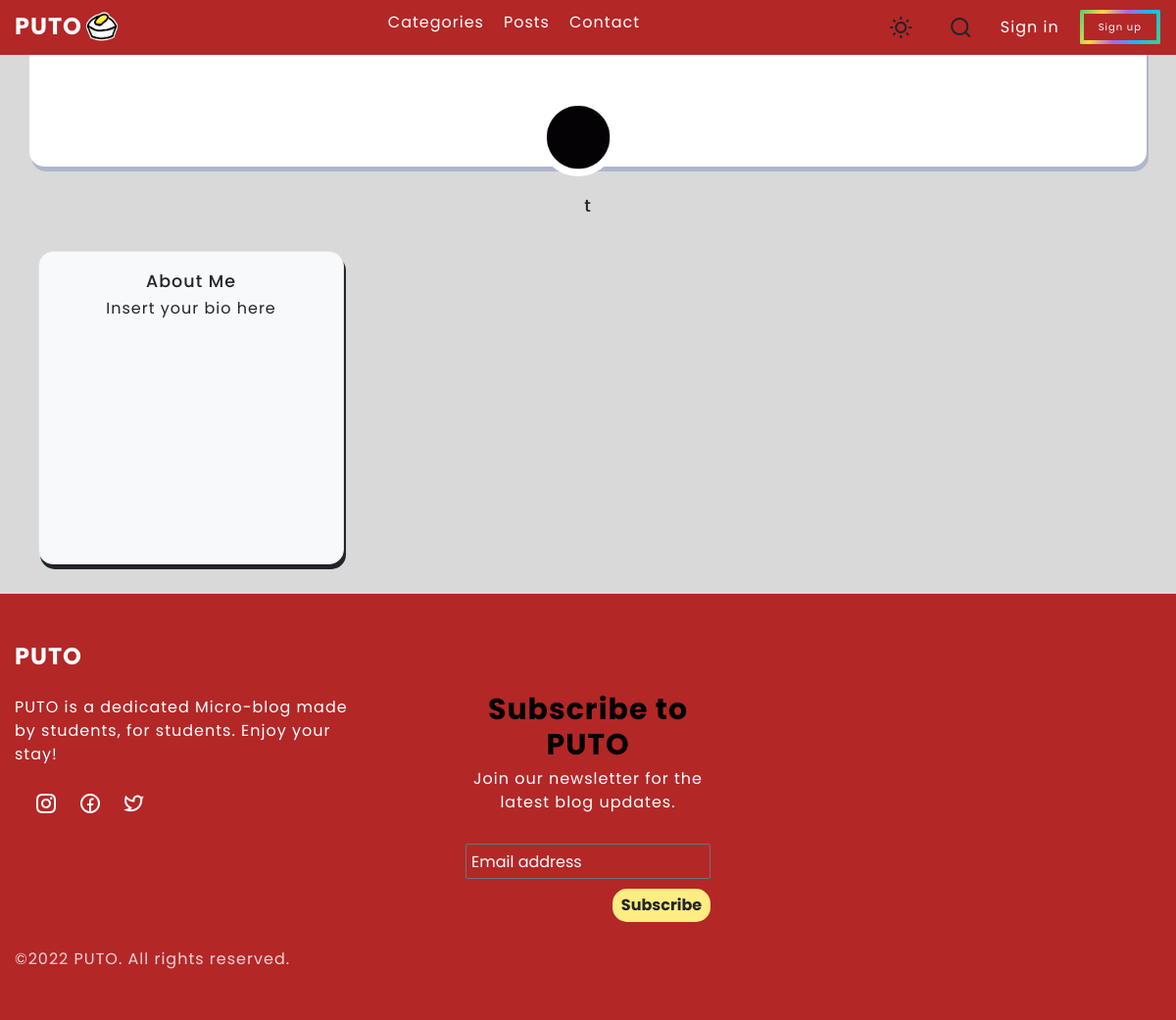
/profile/viewprofile/16, run on an earlier commit of the app's database.
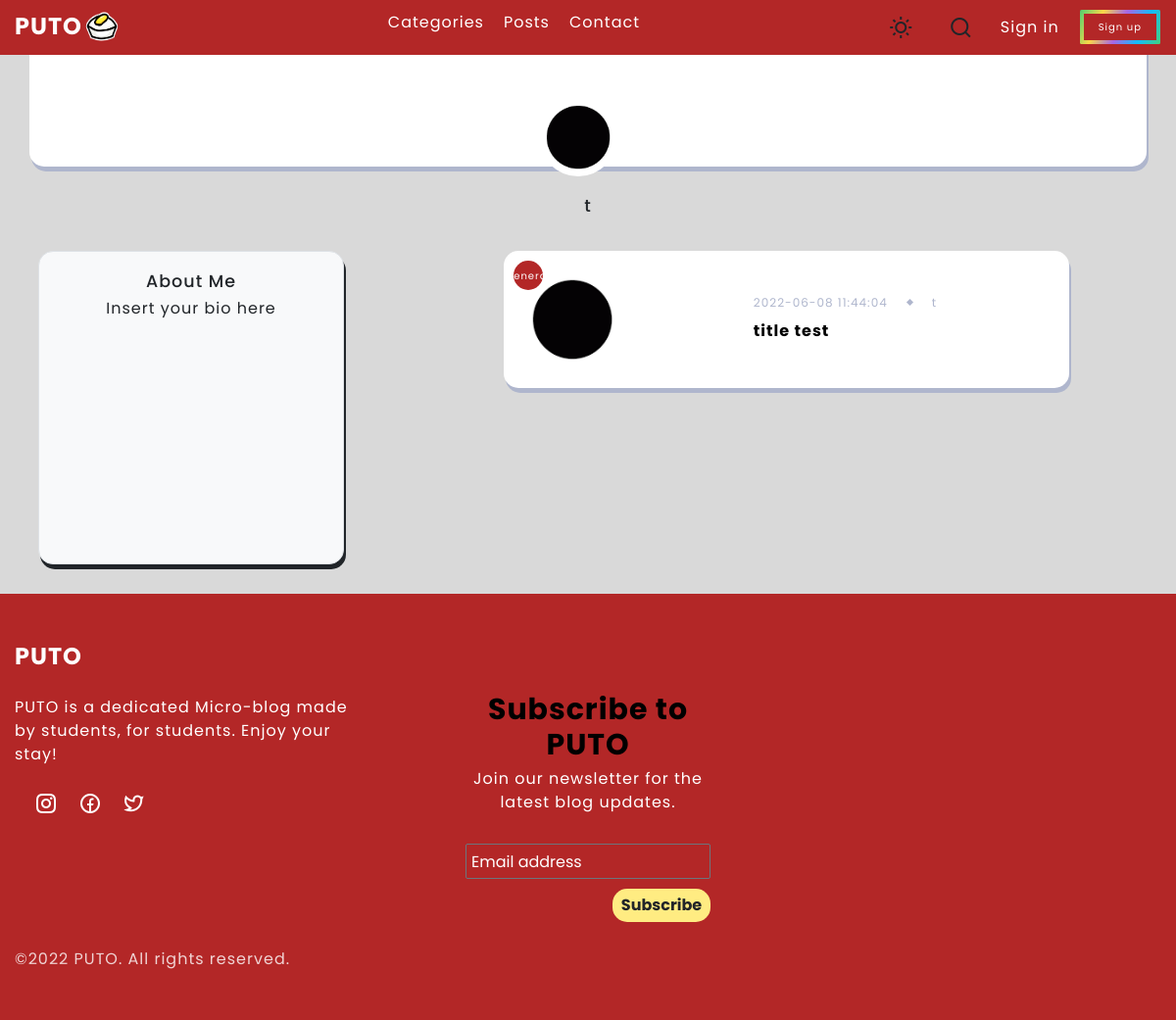
And on a later commit of the database.
### tables this page shows
CREATE TABLE `user` (
  `id` int(255) NOT NULL,
  `name` varchar(100) NOT NULL,
  `email` varchar(100) NOT NULL,
  `password` varchar(100) NOT NULL,
  `bio` varchar(255) NOT NULL DEFAULT 'Insert your bio here',
  `profile_picture` varchar(255) NOT NULL DEFAULT 'noimage.jpg',
  `code` varchar(6) NOT NULL
);

CREATE TABLE `posts` (
  `id` int(11) NOT NULL,
  `user_id` int(11) NOT NULL,
  `title` varchar(255) NOT NULL,
  `content` text NOT NULL,
  `created_at` timestamp NOT NULL DEFAULT current_timestamp(),
  `cat_id` int(255) NOT NULL
);

CREATE TABLE `categories` (
  `id` int(255) NOT NULL,
  `name` varchar(255) NOT NULL,
  `date` datetime NOT NULL DEFAULT current_timestamp()
);

### application/controllers/Profile.php (called while the page is built, shortened)
<?php
class Profile extends CI_Controller{
    public function viewprofile($id){
        $data['user'] = $this->profile_model->get_profile($id);
        $data['posts'] = $this->posts_model->get_posts_by_user($id);
        $this->load->view('templates/header');
        $this->load->view('pages/profile_page',$data);
        $this->load->view('templates/footer');
    }
}

### index.php (called while the page is built, shortened)
<?php
require_once BASEPATH.'core/CodeIgniter.php';

### application/models/Profile_model.php (called while the page is built, shortened)
<?php
class Profile_model extends CI_Model{
    public function get_profile($id=NULL){
        $this->db->where('id', $id);
        $query = $this->db->get('user');
        return $query->row_array();
    }
}

### application/models/Posts_model.php (called while the page is built, shortened)
<?php
class Posts_model extends CI_Model{
    public function get_posts_by_user($id){
        $this->db->select('posts.*, user.name, categories.name AS catname');
        $this->db->join('user', 'user.id = posts.user_id');
        $this->db->order_by('created_at', 'DESC');
        $this->db->join('categories', 'categories.id = posts.cat_id');
        $query = $this->db->get_where('posts', array('user_id' => $id));
        return $query->result_array();
    }
}

### application/views/pages/profile_page.php (the view, shortened to what this page needs)
<a href="#" class="m-5 trending-news-box">
<div class="trending-profile-img-box">
    <?php if($user['profile_picture']!='noimage.jpg'):?>
    <img src="<?php echo base_url('assets/images/profile_picture/' . $user['profile_picture']);?>" width= "80" height="80" class="rounded rounded-circle">
    <?php else:?>
    <img src="<?php echo base_url('assets/images/featured/PROFILEPICPLACEHOLDER.png');?>" width= "80" height="80" class="rounded rounded-circle">
    <?php endif;?>
</div>
</a>
<div class="text-dark text-center">
    <h3><?php echo $user['name'];?></h3>
</div>
<div class="main">
    <div class="row">
        <div class="col-4 py-5 ">
            <div class="bg-light text-dark border about ">
                <h3>About Me</h3>
                <p><?php echo $user['bio'];?></p>
            </div>
        </div>
        <div class="container col-6 py-5">
            <?php foreach ($posts as $post):?>
                <div class="trending-news-box mb-5 ">
                    <div class="trending-news-img-box">
                        <a class="trending-number place-items-center" href="<?php echo base_url('categories/postsbycat/'); ?><?php echo $post['cat_id']; ?>"> <?php echo $post['catname']?></a>
                        <img src="./assets/images/featured/PROFILEPICPLACEHOLDER.png" alt="" class="article-image">
                    </div>
                    <div class="trending-news-data">
                        <div class="article-data">
                            <span><?php echo $post['created_at'];?></span>
                            <span class="article-data-spacer"></span>
                            <span><?php echo $post['name'];?></span>
                        </div>
                        <h3 class="title article-title">
                            <a href="<?php echo base_url('post/'.$post['id']);?>" >
                            <?php echo $post['title'];?></a>
                        </h3>
                    </div>
                </div>
            <?php endforeach;?>
        </div>
    </div>
</div>

### application/views/templates/header.php (shortened to what this page needs)
<html lang="en">
    <head>
        <link href="https://cdn.jsdelivr.net/npm/bootstrap@5.1.3/dist/css/bootstrap.min.css" rel="stylesheet">
        <link href="https://cdn.jsdelivr.net/npm/remixicon@2.5.0/fonts/remixicon.css" rel="stylesheet">
        <link rel="stylesheet" href="<?php echo base_url('/assets/css/swiper-bundle.min.css')?>" />
        <link rel="stylesheet" href="<?php echo base_url('/assets/css/main.css')?>">
        <link href="https://maxcdn.bootstrapcdn.com/font-awesome/latest/css/font-awesome.min.css" rel="stylesheet">
    </head>
    <header class="header" id="header">
        <nav class="navbar container">
            <a href="<?php echo base_url('dashboard')?>">
                <h2 class="logo mt-2"><b>PUTO</b></h2>
                <div class="logo-image">
                    <img src="<?php echo base_url('/assets/images/featured/PUTOLOGO.png') ?>" width="40" height="50" >
                </div>
            </a>
            <div class="menu" id="menu">
                <ul class="list">
                    <li class="list-item">
                        <a href="#" class="list-link">Categories</a>
                    </li>
                    <li class="list-item">
                        <a href="#" class="list-link">Posts</a>
                    </li>
                    <li class="list-item">
                        <a href="#" class="list-link">Contact</a>
                    </li>
                </ul>
            </div>
            <div class="list list-right">
                <button class="btn place-items-center" id="theme-toggle-btn">
                    <i class="ri-sun-line sun-icon"></i>
                </button>
                <button class="btn place-items-center" id="search-icon">
                    <i class="ri-search-line"></i>
                </button>
                <?php $user = $this->session->userdata('user');
                if(isset($user) && $user!=null):?>
                    <button type="button" data-bs-toggle="dropdown" aria-expanded="false">
                        <a href="#menu"> &#9776;</a>
                    <i class="bi bi-list h3"></i>
                    </button>
                    <ul class="dropdown-menu dropdown-menu-end  mx-3 my-2">
                        <li><a class="px-4" href="<?php echo base_url('profile');?>" >
                            <div class="logo-image"  style="text-align:right; margin: 0 auto;">
                                <img src="<?php echo base_url("/assets/images/featured/PROFILEPICPLACEHOLDER.png") ?>" width="40" height="40"  style="float:left;">
                            </div>
                            <h2 class="mt-2"> <?php echo $this->session->userdata('user')['name'];?> </h2>
                        </a>
                        </li>
                        <li><hr class="dropdown-divider"></li>
                        <li><a class="dropdown-item px-4 " type="button" href = "<?php echo base_url();?>settings/edit_account"><h3>Settings</h3></a></li>
                        <li><a class="dropdown-item px-4" type="button" href = "<?php echo base_url();?>pages/view/about"><h3>About</h3></a></li>
                        <li><a class="dropdown-item px-4" type="button" href = "<?php echo base_url();?>logout"><h3>Logout</h3></a></li>
                    </ul>
                <?php else:?>
                    <a href="<?php echo base_url('login'); ?>" class="list-link screen-sm-hidden">Sign in</a>
                    <a href="<?php echo base_url('register'); ?>" class="btn sign-up-btn fancy-border screen-sm-hidden">
                        <span>Sign up</span>
                    </a>
                <?php endif; ?>
            </div>
        </nav>
    </header>
<body>

### application/views/templates/footer.php (shortened to what this page needs)
    <footer class="footer section">
        <div class="footer-container container d-grid">
            <div class="company-data">
            <a href="<?php echo base_url('dashboard')?>">
                    <h2 class="logo"><b>PUTO</b></h2>
                </a>
                <p class="company-description">PUTO is a dedicated Micro-blog made by students, for students. Enjoy your stay!</p>
                <ul class="list social-media">
                    <li class="list-item">
                        <a href="#" class="list-link"><i class="ri-instagram-line"></i></a>
                    </li>
                    <li class="list-item">
                        <a href="#" class="list-link"><i class="ri-facebook-circle-line"></i></a>
                    </li>
                    <li class="list-item">
                        <a href="#" class="list-link"><i class="ri-twitter-line"></i></a>
                    </li>
                </ul>
                <span class="copyright-notice">&copy;2022 PUTO. All rights reserved.</span>
            </div>
    <section class="newsletter section">
<div class="container">
    <div class="form-container-inner">
    <form id="newsletter" name="newsletter" method="post" action="<?php echo base_url();?>newsletter/index" onsubmit ='return validate()'>
    <h3 class="title newsletter-title">Subscribe to PUTO</h3>
        <p class="newsletter-description">Join our newsletter for the latest blog updates.</p>
        <form action="" class="form">
        <input type="email" name="email" id="email" style="width:250px;height:36px;" placeholder="Email address" class="ps-2 display border border-secondary border-1 rounded rounded-1"></input>
        <button type="submit" value="Submit" class="btn btn-post">Subscribe</button>
        </form>
    </div>
</div>
</section>
            </div>
    </footer>
</body>
</html>

What changed in the data, as far as the page shows it:
now on this page (row edited): posts: cat.name "General", created_at "2022-06-08 11:44:04", user.name "t", title "title test"
